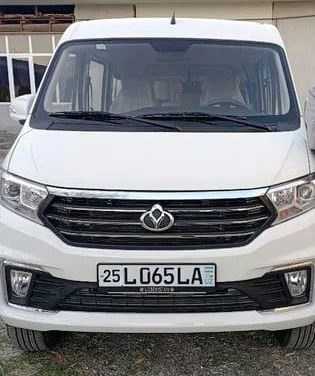
#> input picture 065.jpg, 315 x 376 px, found by its file name
$ jupyter execute --allow-errors Automatic_Number_Plate_Recognition.ipynb   (shell and % lines are left out)
#> lines starting #> are read from the running program, lines starting #| are printed output that depends on the picture; after the words box and inside, x2 and y2 are one past the last pixel; in counts of white or black regions, pixels touching at a corner belong together
# **INSTALLING ALL THE REQUIRED LIBRARIES**

# IMPORTING ALL THE REQUIRED LIBRARIES

[cell 1]
import cv2

[cell 2]
import matplotlib.pyplot as plt

[cell 3]
import numpy as np

[cell 4]
import imutils

[cell 5]
import easyocr

[cell 6]
from google.colab import drive
drive.mount('/content/drive')

# Reading the Image

[cell 7]
img = cv2.imread('/content/drive/MyDrive/YOZUV/065.jpg')
#> img is the input picture: shape (376, 315, 3); mean B, G, R 132.4, 129, 127.6
#print(img)

# Converting the Image into the GRAY Scale FORMAT

[cell 8]
gray = cv2.cvtColor(img, cv2.COLOR_BGR2GRAY)
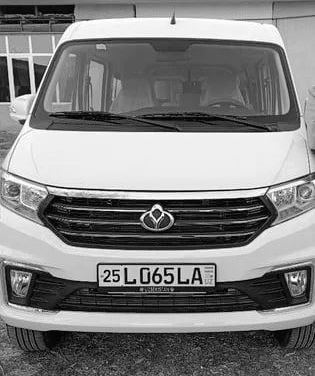
#> gray: shape (376, 315); min 0, max 255, mean 129

[cell 9]
plt.imshow(img)

[cell 10]
plt.imshow(gray)

[cell 11]
plt.imshow(cv2.cvtColor(gray, cv2.COLOR_BGR2RGB))

# APPLYING FILTERING TO REMOVE THE NOISE FROM THE IMAGE, ALONG WITH THE EDGE DETECTION, WHICH ENABLES US TO FIND EDGES WITH IN THE IMAGE

[cell 12]
bfilter = cv2.bilateralFilter(gray, 11, 11, 17)

[cell 13]
edged = cv2.Canny(bfilter, 30, 200)
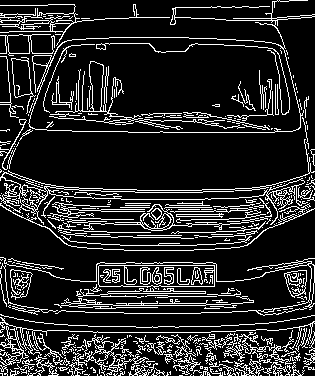
#> edged: shape (376, 315); 15.8% white in thin lines or dots

[cell 14]
plt.imshow(cv2.cvtColor(edged, cv2.COLOR_BGR2RGB))

[cell 15]
#  cv.CHAIN_APPROX_NONE gives (734 points) and  with cv.CHAIN_APPROX_SIMPLE (only 4 points)

keypoints = cv2.findContours(edged.copy(), cv2.RETR_TREE, cv2.CHAIN_APPROX_SIMPLE)
#> keypoints = 636 contours, 536 with area under 20; largest, box (x1, y1, x2, y2) and area: (28, 0, 315, 133) 23528, (28, 37, 301, 133) 23130, (98, 265, 215, 289) 2430, (98, 265, 215, 287) 2324, (0, 139, 315, 225) 1510

[cell 16]
# Simplifies how contonours are actually returned
contours = imutils.grab_contours(keypoints)
#> contours has the same summary as keypoints

[cell 17]
contours = sorted(contours, key = cv2.contourArea, reverse = True)[:10]
#> contours = 10 contours; largest, box (x1, y1, x2, y2) and area: (28, 0, 315, 133) 23528, (28, 37, 301, 133) 23130, (98, 265, 215, 289) 2430, (98, 265, 215, 287) 2324, (0, 139, 315, 225) 1510

[cell 18]
#print(contours)

[cell 19]
location = None

for contour in contours:
  # cv2.approxPolyDP returns a resampled contour, so this will still return a set of (x, y) points
  approx = cv2.approxPolyDP(contour, 10, True)
  if len(approx) == 4:
    location = approx
    break
#> this loop made 3 passes
#> location on pass 3: [[98, 266], [99, 286], [214, 286], [214, 265]]

[cell 20]
print(location)
#| [[[ 98 266]]
#|  [[ 99 286]]
#|  [[214 286]]
#|  [[214 265]]]

[cell 21]
mask = np.zeros(gray.shape, np.uint8)

[cell 22]
new_image = cv2.drawContours(mask, [location], 0, 255, -1)
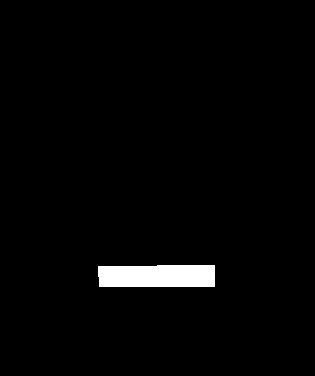
#> new_image: shape (376, 315); 2.1% white; 1 white region, box (x1, y1, x2, y2) and area: (98, 265, 215, 287) 2505

new_image = cv2.bitwise_and(img, img, mask = mask)
#> new_image: shape (376, 315, 3)


plt.imshow(cv2.cvtColor(new_image, cv2.COLOR_BGR2RGB))
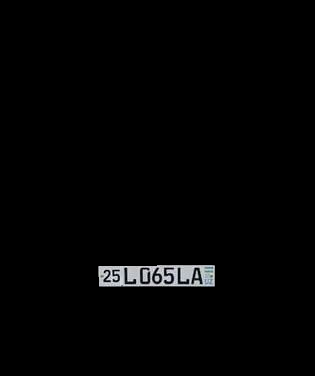
#> shown: shape (376, 315, 3); mean R, G, B 3, 3.1, 3.2

[cell 23]
(x, y) = np.where(mask == 255)
#> x = 2505 values from 265 to 286; y = 2505 values, max 214 at index 57, min 98 at index 58, mean 156.9

(x1, y1) = (np.min(x), np.min(y))
#> x1 = 265; y1 = 98

(x2, y2) = (np.max(x), np.max(y))
#> x2 = 286; y2 = 214

[cell 24]
cropped_image = gray[x1:x2+3, y1:y2+3]
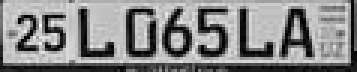
#> cropped_image: shape (24, 119) (shown 3 times larger); min 0, max 252, mean 134.7

plt.imshow(cv2.cvtColor(cropped_image, cv2.COLOR_BGR2RGB))

#> (a cell that did not finish here is left out)

#> (a cell that did not finish here is left out)

#> (a cell that did not finish here is left out)

#> (a cell that did not finish here is left out)

#> (a cell that did not finish here is left out)

[cell 30]
res = cv2.rectangle(img, tuple(approx[0][0]), tuple(approx[2][0]), (0,255, 0), 3)

plt.imshow(cv2.cvtColor(res, cv2.COLOR_BGR2RGB))
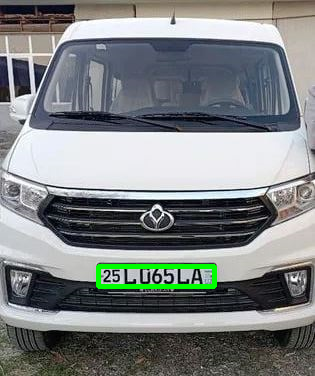
#> shown: shape (376, 315, 3); mean R, G, B 126.3, 130.5, 131
